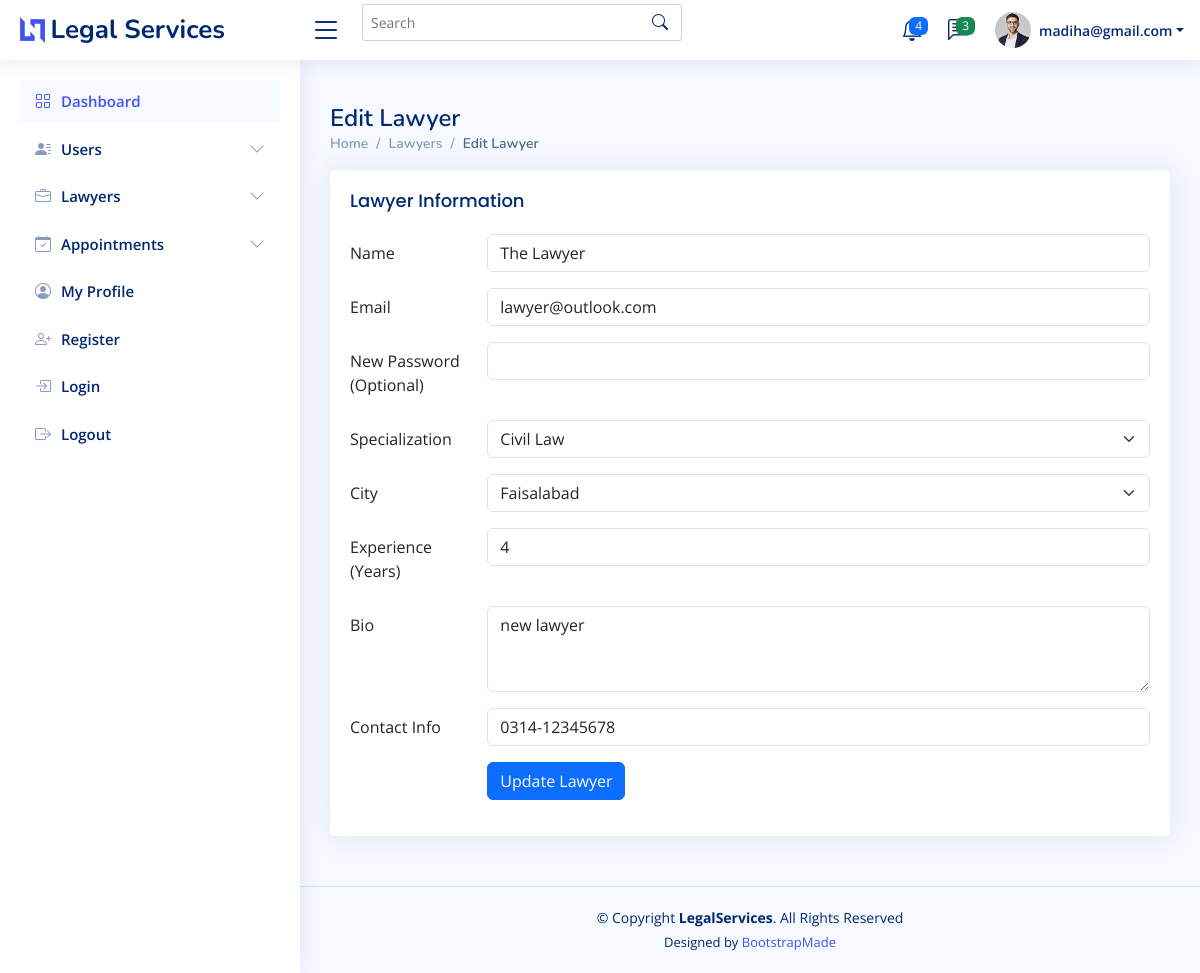
The page /admin/lawyer.edit.php?id=18 (signed in) on the database its author committed.
### tables this page shows
CREATE TABLE `lawyers_profile` (
  `lawyer_id` int(11) NOT NULL,
  `specialization_id` int(11) NOT NULL,
  `experience_years` int(11) DEFAULT NULL,
  `bio` text DEFAULT NULL,
  `contact_info` varchar(255) DEFAULT NULL
);

CREATE TABLE `users` (
  `user_id` int(11) NOT NULL,
  `name` varchar(100) NOT NULL,
  `email` varchar(150) NOT NULL,
  `password` varchar(255) NOT NULL,
  `profile_photo` varchar(255) DEFAULT NULL,
  `user_type` enum('Customer','Lawyer','Admin') NOT NULL,
  `city_id` int(11) DEFAULT NULL,
  `created_at` timestamp NOT NULL DEFAULT current_timestamp(),
  `contact_info` varchar(255) DEFAULT NULL
);

CREATE TABLE `specializations` (
  `specialization_id` int(11) NOT NULL,
  `specialization_name` varchar(100) NOT NULL,
  `service_icon` text DEFAULT NULL,
  `description` text DEFAULT NULL
);

CREATE TABLE `cities` (
  `city_id` int(11) NOT NULL,
  `city_name` varchar(100) NOT NULL
);

### admin/lawyer.edit.php (the view, shortened to what this page needs)
<?php
include('inc.connection.php');
include('inc.header.php');
$lawyer_id = intval($_GET['id']);
$sql = "
    SELECT
        u.name, u.email,
        lp.specialization_id, u.city_id, lp.experience_years, lp.bio, lp.contact_info
    FROM users u
    JOIN lawyers_profile lp ON u.user_id = lp.lawyer_id
    WHERE u.user_id = $lawyer_id AND u.user_type = 'Lawyer'
";
$result = mysqli_query($conn, $sql);
$lawyer = mysqli_fetch_assoc($result);
$specializations = [];
$res = mysqli_query($conn, "SELECT * FROM Specializations ORDER BY specialization_name ASC");
while ($row = mysqli_fetch_assoc($res)) {
    $specializations[] = $row;
}
$cities = [];
$res = mysqli_query($conn, "SELECT * FROM Cities ORDER BY city_name ASC");
while ($row = mysqli_fetch_assoc($res)) {
    $cities[] = $row;
}
?>
<main id="main" class="main">
<div class="pagetitle">
  <h1>Edit Lawyer</h1>
  <nav>
    <ol class="breadcrumb">
      <li class="breadcrumb-item"><a href="index.php">Home</a></li>
      <li class="breadcrumb-item"><a href="lawyers.php">Lawyers</a></li>
      <li class="breadcrumb-item active">Edit Lawyer</li>
    </ol>
  </nav>
</div>
<section class="section">
  <div class="row">
    <div class="col-lg-12">
      <div class="card">
        <div class="card-body">
          <h5 class="card-title">Lawyer Information</h5>
          <form method="POST" action="">
            <div class="row mb-3">
              <label class="col-sm-2 col-form-label">Name</label>
              <div class="col-sm-10">
                <input type="text" name="name" class="form-control" required value="<?= htmlspecialchars($lawyer['name']) ?>">
              </div>
            </div>
            <div class="row mb-3">
              <label class="col-sm-2 col-form-label">Email</label>
              <div class="col-sm-10">
                <input type="email" name="email" class="form-control" required value="<?= htmlspecialchars($lawyer['email']) ?>">
              </div>
            </div>
            <div class="row mb-3">
              <label class="col-sm-2 col-form-label">New Password (Optional)</label>
              <div class="col-sm-10">
                <input type="password" name="password" class="form-control">
              </div>
            </div>
            <div class="row mb-3">
              <label class="col-sm-2 col-form-label">Specialization</label>
              <div class="col-sm-10">
                <select name="specialization_id" class="form-select" required>
                  <?php foreach ($specializations as $spec): ?>
                    <option value="<?= $spec['specialization_id'] ?>" <?= $lawyer['specialization_id'] == $spec['specialization_id'] ? 'selected' : '' ?>>
                      <?= htmlspecialchars($spec['specialization_name']) ?>
                    </option>
                  <?php endforeach; ?>
                </select>
              </div>
            </div>
            <div class="row mb-3">
              <label class="col-sm-2 col-form-label">City</label>
              <div class="col-sm-10">
                <select name="city_id" class="form-select" required>
                  <?php foreach ($cities as $city): ?>
                    <option value="<?= $city['city_id'] ?>" <?= $lawyer['city_id'] == $city['city_id'] ? 'selected' : '' ?>>
                      <?= htmlspecialchars($city['city_name']) ?>
                    </option>
                  <?php endforeach; ?>
                </select>
              </div>
            </div>
            <div class="row mb-3">
              <label class="col-sm-2 col-form-label">Experience (Years)</label>
              <div class="col-sm-10">
                <input type="number" name="experience_years" class="form-control" min="0" required value="<?= htmlspecialchars($lawyer['experience_years']) ?>">
              </div>
            </div>
            <div class="row mb-3">
              <label class="col-sm-2 col-form-label">Bio</label>
              <div class="col-sm-10">
                <textarea name="bio" class="form-control" rows="3" required><?= htmlspecialchars($lawyer['bio']) ?></textarea>
              </div>
            </div>
            <div class="row mb-3">
              <label class="col-sm-2 col-form-label">Contact Info</label>
              <div class="col-sm-10">
                <input type="text" name="contact_info" class="form-control" required value="<?= htmlspecialchars($lawyer['contact_info']) ?>">
              </div>
            </div>
            <div class="row mb-3">
              <div class="col-sm-10 offset-sm-2">
                <button type="submit" class="btn btn-primary">Update Lawyer</button>
              </div>
            </div>
          </form>
        </div>
      </div>
    </div>
  </div>
</section>
</main>
<?php include('inc.footer.php'); ?>

### admin/assets/css/style.css (style rules this page uses)
:root { scroll-behavior: smooth; }
body { font-family: "Open Sans", sans-serif; background: #f6f9ff; color: #444444; }
a { color: #4154f1; text-decoration: none; }
h1, h2, h3, h4, h5, h6 { font-family: "Nunito", sans-serif; }
#main { margin-top: 60px; padding: 20px 30px; transition: all 0.3s; }
.pagetitle { margin-bottom: 10px; }
.pagetitle h1 { font-size: 24px; margin-bottom: 0; font-weight: 600; color: #012970; }
.card { margin-bottom: 30px; border: none; border-radius: 5px; box-shadow: 0px 0 30px rgba(1, 41, 112, 0.1); }
.card-title { padding: 20px 0 15px 0; font-size: 18px; font-weight: 500; color: #012970; font-family: "Poppins", sans-serif; }
.card-body { padding: 0 20px 20px 20px; }
.breadcrumb { font-size: 14px; font-family: "Nunito", sans-serif; color: #899bbd; font-weight: 600; }
.breadcrumb a { color: #899bbd; transition: 0.3s; }
.breadcrumb .breadcrumb-item::before { color: #899bbd; }
.breadcrumb .active { color: #51678f; font-weight: 600; }
@media (min-width: 1200px) { #main, #footer { margin-left: 300px; } }

### rows shown on the page
lawyers_profile: name "The Lawyer", email "lawyer@outlook.com", specialization_id "Civil Law", experience_years "4", bio "new lawyer", contact_info "0314-12345678"
users: city_id "Faisalabad"

### other values the page prints
$database "legalservicesdb"
$_SESSION['Email'] "madiha@gmail.com"
